Frame 1 (no input): blank canvas, image omitted
Frame 60 (the mouse pressed at the canvas centre just before this capture): blank canvas, image omitted
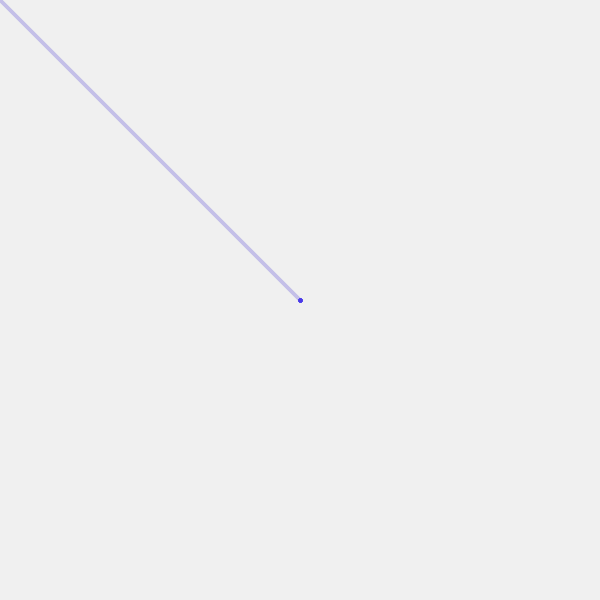
Frame 120 (the mouse held since frame 60 and released just before this capture)

The Processing sketch whose frames 1 and 60 were blank and that drew this single picture after the mouse press (run headless with seeded random() and noise(); from frame 60 on, the mouse is pressed at the canvas centre):

// Processing sketch: test
// ── test.pde
import java.util.List;

ArrayList<PVector> currentPoints;
ArrayList<Figure> fgs;

void setup() {
  size(600, 600);
  stroke(75, 58, 232);
  strokeWeight(4);
  fill(240, 5);
  background(240);
  fgs = new ArrayList<Figure>();
}

void draw() {
  rect(-10, -10, width + 20, height + 20);
  if (mousePressed) {
    line(pmouseX, pmouseY, mouseX, mouseY);
    currentPoints.add(new PVector(mouseX, mouseY));
  }
}

void mousePressed() {
  currentPoints = new ArrayList<PVector>();
}

void mouseReleased() {
  fgs.add(new Figure(currentPoints));
  //println(fgs);
}

class Figure {
  String letter;
  PVector[] p;
  Figure(ArrayList<PVector> p) {
    this.letter = "p";
    this.p = p.toArray(new PVector[p.size()]);
  }
}
